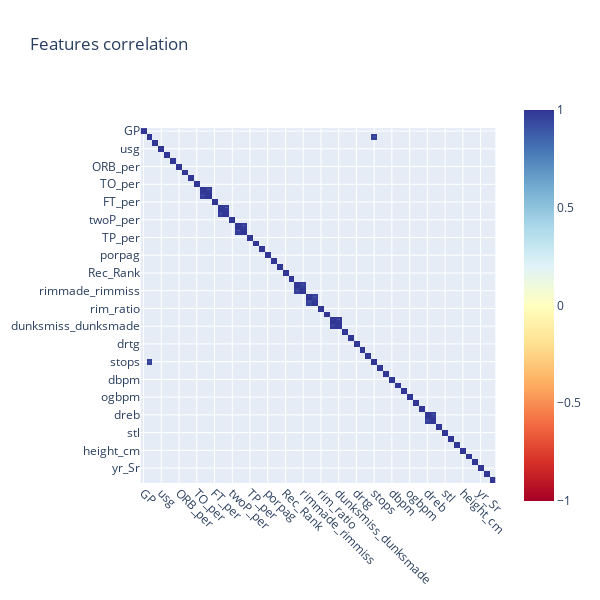

This figure's notebook cell:
### Markdown cell above
**[6.1] Correlation**

### Code cell
features = X_train.select_dtypes(include='number')
corr_matrix = features.corr().round(2)
sign_corr_matrix = corr_matrix[(corr_matrix>=0.95) | (corr_matrix <=-0.95)]

import plotly.express as px
#Create correlation heatmap
fig = px.imshow(sign_corr_matrix, x=sign_corr_matrix.columns, y=sign_corr_matrix.columns,
                zmin=-1, zmax=1, color_continuous_scale='RdYlBu',title='Features correlation', text_auto=True)

#Update the layout
fig.update_layout(width=600, height=600)
fig.update_xaxes(tickangle=45)
fig.show()

### Figure 1 — Plotly figure (JSON) as saved in the notebook; plotly's stock layout.template omitted (floating-point values rounded to 4 significant figures; data arrays with more than 128 entries replaced by an {"elided": "..."} marker saying what was removed)
{"data": [{"coloraxis": "coloraxis", "hovertemplate": "x: %{x}<br>y: %{y}<br>color: %{z}<extra></extra>", "name": "0", "texttemplate": "%{z}", "type": "heatmap", "x": ["GP", "Min_per", "Ortg", "usg", "eFG", "TS_per", "ORB_per", "DRB_per", "AST_per", "TO_per", "FTM", "FTA", "FT_per", "twoPM", "twoPA", "twoP_per", "TPM", "TPA", "TP_per", "blk_per", "stl_per", "porpag", "adjoe", "year", "Rec_Rank", "ast_tov", "rimmade", "rimmade_rimmiss", "midmade", "midmade_midmiss", "rim_ratio", "mid_ratio", "dunksmade", "dunksmiss_dunksmade", "dunks_ratio", "pick", "drtg", "adrtg", "dporpag", "stops", "bpm", "obpm", "dbpm", "gbpm", "mp", "ogbpm", "dgbpm", "oreb", "dreb", "treb", "ast", "stl", "blk", "pts", "height_cm", "yr_Jr", "yr_So", "yr_Sr", "Picked1", "Recruited1"], "xaxis": "x", "y": ["GP", "Min_per", "Ortg", "usg", "eFG", "TS_per", "ORB_per", "DRB_per", "AST_per", "TO_per", "FTM", "FTA", "FT_per", "twoPM", "twoPA", "twoP_per", "TPM", "TPA", "TP_per", "blk_per", "stl_per", "porpag", "adjoe", "year", "Rec_Rank", "ast_tov", "rimmade", "rimmade_rimmiss", "midmade", "midmade_midmiss", "rim_ratio", "mid_ratio", "dunksmade", "dunksmiss_dunksmade", "dunks_ratio", "pick", "drtg", "adrtg", "dporpag", "stops", "bpm", "obpm", "dbpm", "gbpm", "mp", "ogbpm", "dgbpm", "oreb", "dreb", "treb", "ast", "stl", "blk", "pts", "height_cm", "yr_Jr", "yr_So", "yr_Sr", "Picked1", "Recruited1"], "yaxis": "y", "z": {"elided": "60x60 float values"}}], "layout": {"coloraxis": {"cmax": 1, "cmin": -1, "colorscale": [[0, "rgb(165,0,38)"], [0.1, "rgb(215,48,39)"], [0.2, "rgb(244,109,67)"], [0.3, "rgb(253,174,97)"], [0.4, "rgb(254,224,144)"], [0.5, "rgb(255,255,191)"], [0.6, "rgb(224,243,248)"], [0.7, "rgb(171,217,233)"], [0.8, "rgb(116,173,209)"], [0.9, "rgb(69,117,180)"], [1, "rgb(49,54,149)"]]}, "height": 600, "title": {"text": "Features correlation"}, "width": 600, "xaxis": {"anchor": "y", "autorange": true, "constrain": "domain", "domain": [0, 1], "range": [-0.5, 59.5], "scaleanchor": "y", "tickangle": 45, "type": "category"}, "yaxis": {"anchor": "x", "autorange": true, "constrain": "domain", "domain": [0.06841, 0.9316], "range": [59.5, -0.5], "type": "category"}}}
